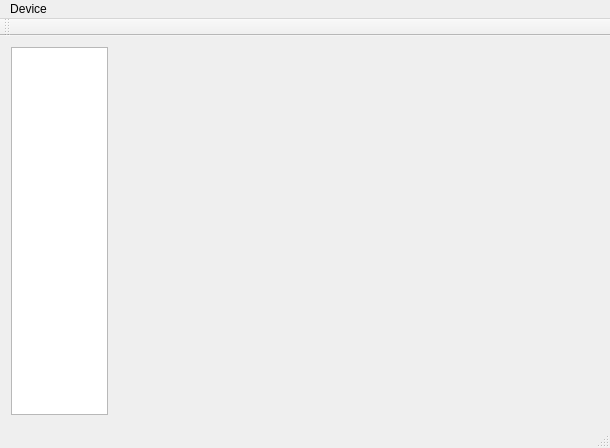
<?xml version="1.0" encoding="UTF-8"?>
<ui version="4.0">
 <class>MainWindow</class>
 <widget class="QMainWindow" name="MainWindow">
  <property name="geometry">
   <rect>
    <x>0</x>
    <y>0</y>
    <width>610</width>
    <height>448</height>
   </rect>
  </property>
  <property name="windowTitle">
   <string>MainWindow</string>
  </property>
  <widget class="QWidget" name="centralWidget">
   <layout class="QHBoxLayout" name="horizontalLayout_2">
    <item>
     <layout class="QHBoxLayout" name="horizontalLayout" stretch="1,5">
      <item>
       <widget class="QListWidget" name="list_widget"/>
      </item>
      <item>
       <widget class="QWidget" name="stacked_widget" native="true">
        <layout class="QVBoxLayout" name="verticalLayout"/>
       </widget>
      </item>
     </layout>
    </item>
   </layout>
  </widget>
  <widget class="QMenuBar" name="menuBar">
   <property name="geometry">
    <rect>
     <x>0</x>
     <y>0</y>
     <width>610</width>
     <height>23</height>
    </rect>
   </property>
   <widget class="QMenu" name="menuDevice">
    <property name="title">
     <string>Device</string>
    </property>
   </widget>
   <addaction name="menuDevice"/>
  </widget>
  <widget class="QToolBar" name="mainToolBar">
   <attribute name="toolBarArea">
    <enum>TopToolBarArea</enum>
   </attribute>
   <attribute name="toolBarBreak">
    <bool>false</bool>
   </attribute>
  </widget>
  <widget class="QStatusBar" name="statusBar"/>
 </widget>
 <layoutdefault spacing="6" margin="11"/>
 <resources/>
 <connections/>
</ui>
